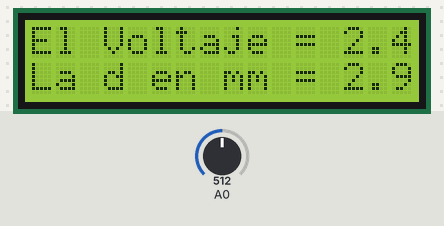
A sketch run on a simulated Arduino Uno, built with avr-gcc and run on an emulated ATmega328P. On the bench: 16×2 character LCD. The test bench sets the inputs (shaded band); at power-on: A0 = 512.

Above: at 1.8 s.
1.9 s: A0 set to 716
At 2.7 s:
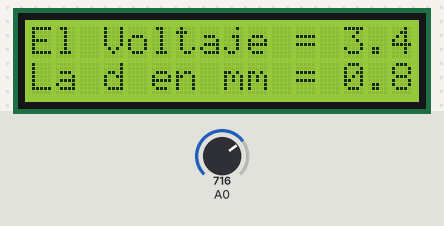
3.7 s: A0 set to 900
At 5.5 s:
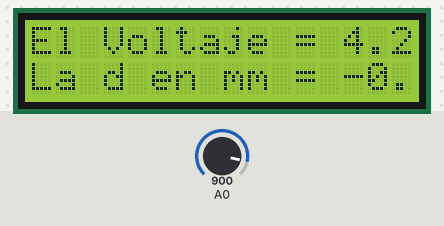
5.8 s: A0 set to 1023
At 7.6 s:
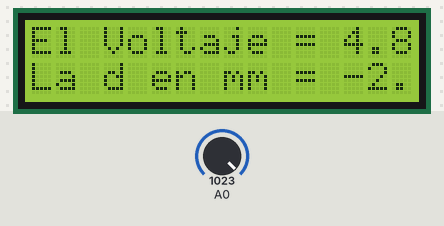
Timing chart, 0 to 9.1 s (numbered marks = the images above; inputs shaded):
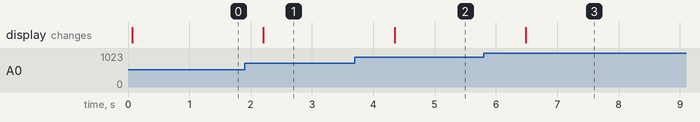

Measured:
- after the input at 1.9 s, the display: changes after 0.31 s (image 1)
- after the input at 3.7 s, the display: changes after 0.65 s (image 2)
- after the input at 5.8 s, the display: changes after 0.69 s (image 3)

The sketch:

distancia.ino
```cpp
#include  <LiquidCrystal.h>
LiquidCrystal lcd(12, 11, 5, 4, 3, 2);
void setup()

{

pinMode(A0,INPUT);

}

void loop()
{

  int i;
  float y, x, v, w;


    v =analogRead(A0);

    lcd.begin(16, 2);

  lcd.home();
    y = 0.4612*v + 11.8189;
   w = y/100;
  lcd.print("El Voltaje = ");
  lcd.print(w);
lcd.setCursor ( 0, 1 );
  lcd.print("La d en mm = ");

  x = (3.8189- w )/.4612;
    lcd.print(x);


  delay(1000);


  }
```
